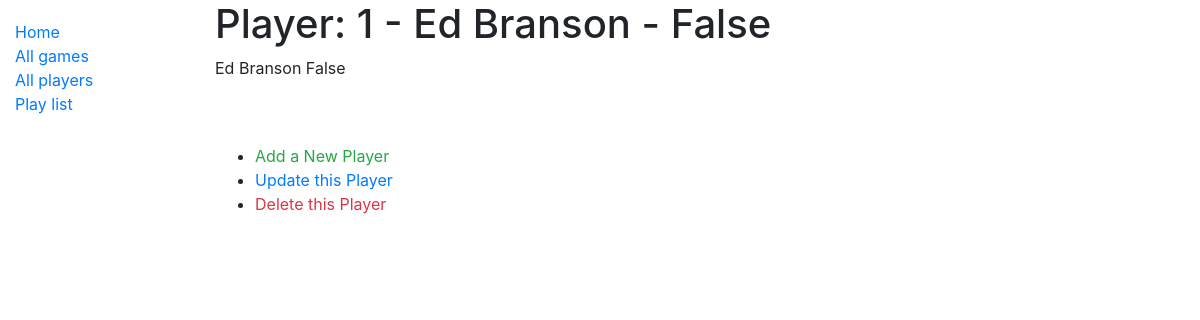
Screenshot of /player/1 with the database file from the repository.
### scorekeeping/player/models.py (models this page shows, shortened)
class Player(models.Model):
    name = models.CharField(max_length=15)
    team = models.BooleanField(default=False)
    def __str__(self):
        return f'{self.id} - {self.name} - {self.team}'

### scorekeeping/player/views.py (the view)
# urls.py: path('player/<int:pk>', views.PlayerDetailView.as_view(), name='player-detail'),
class PlayerDetailView(generic.DetailView):
    model = Player

### scorekeeping/player/templates/player/player_detail.html (shortened to what this page needs)
<!DOCTYPE html>
{% extends "base_generic.html" %}
  {% load static %}
    {% block content %}
    <h1>Player: {{ player }}</h1>
    <p>{{player.name}} {{player.team}}</p><br><br>
        <ul>
            <li><a class="text-success" href="{% url 'player-create' %}">Add a New Player</a></li>
            <li><a class="text-primary" href="{% url 'player-update' player.pk %}">Update this Player</a></li>
            <li><a class="text-danger" href="{% url 'player-delete' player.pk %}">Delete this Player</a></li>
        </ul>
    {% endblock %}

### rows the page displays
Player: id+name+team "1 - Ed Branson - False", name "Ed Branson", team "False"
